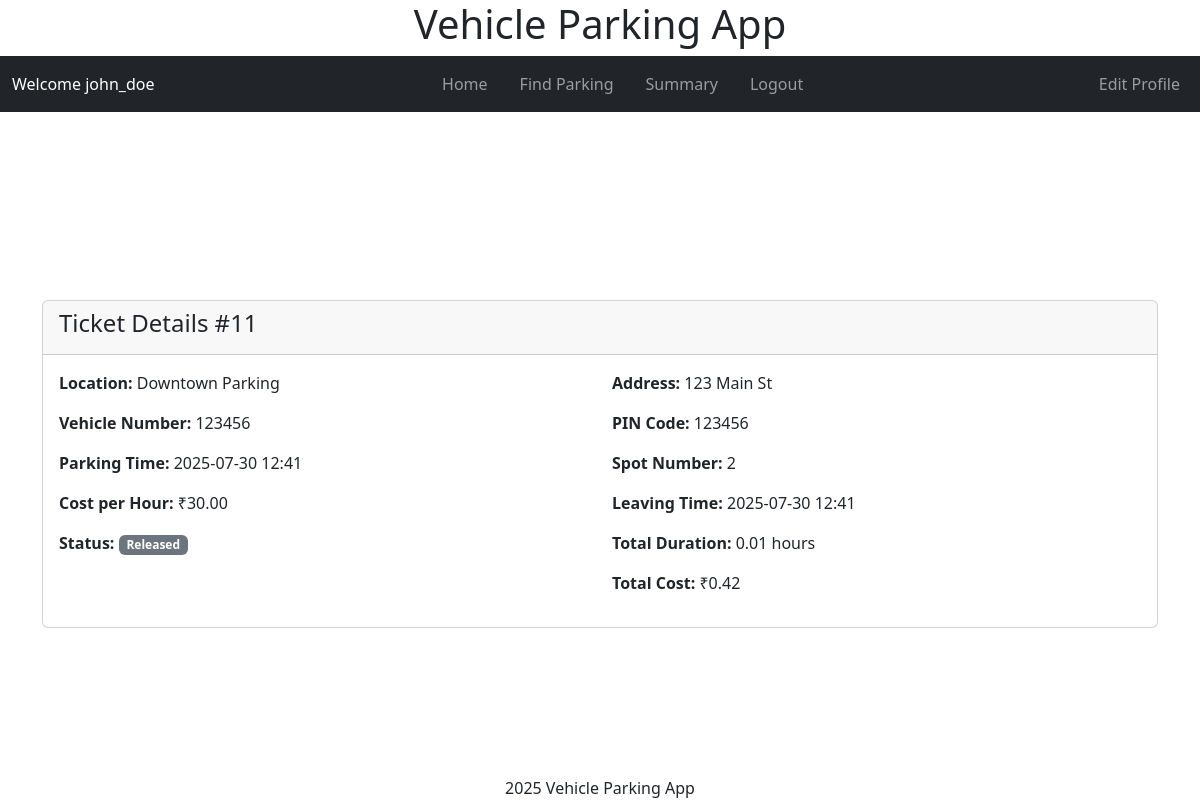
The app's page /user/view_ticket/11 (signed in), older data.
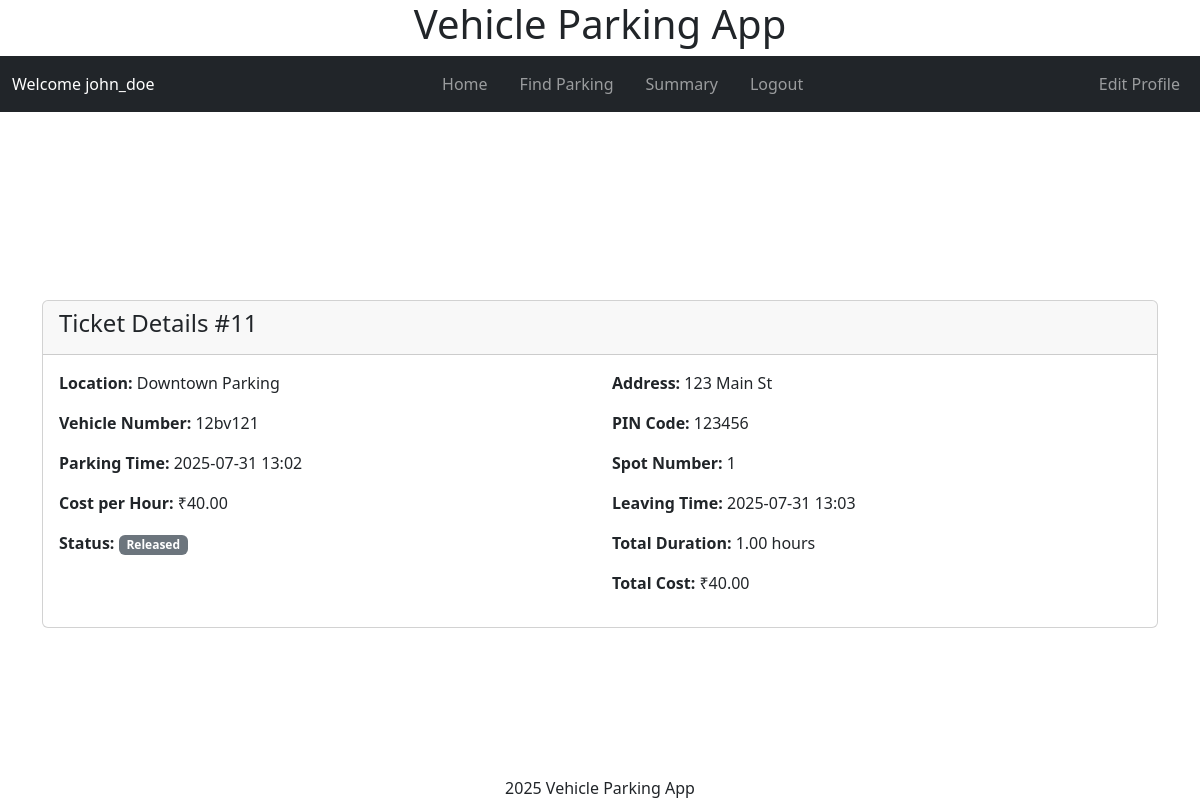
The same page, newer data.
### models/models.py (models this page shows, shortened)
class Ticket(db.Model):
    id = db.Column(db.Integer, primary_key=True)
    active = db.Column(db.Boolean, default=True, nullable=False)
    spot_id = db.Column(db.Integer, db.ForeignKey('parking_spot.id'), nullable=False)
    user_id = db.Column(db.Integer, db.ForeignKey('user.id'), nullable=False)
    vehicle_number = db.Column(db.String(20), nullable=False)
    parking_timestamp = db.Column(db.DateTime, nullable=False)
    leaving_timestamp = db.Column(db.DateTime)
    duration = db.Column(db.Float)
    total_cost = db.Column(db.Numeric(10, 2))
    parking_cost_per_unit_time = db.Column(db.Numeric(8, 2), nullable=False)

class ParkingSpot(db.Model):
    id = db.Column(db.Integer, primary_key=True)
    lot_id = db.Column(db.Integer, db.ForeignKey('parking_lot.id'), nullable=False)
    status = db.Column(db.String(1), nullable=False, default='A')
    tickets = db.relationship('Ticket', backref='spot', lazy=True,
                            cascade='all, delete-orphan')

### controllers/user_controllers.py (the view)
@app.route('/user/view_ticket/<int:ticket_id>')
@user_required
def view_ticket(ticket_id):
    ticket = Ticket.query.get_or_404(ticket_id)
    if ticket.user_id != current_user.id:
        flash('Unauthorized access', 'error')
        return redirect(url_for('user_dashboard'))
    return render_template('user/view_ticket.html', ticket=ticket, user=current_user.username)

### app.py (called while the page is built)
def create_app():
    app = Flask(__name__)
    app.config.from_object(LocalDevelopmentConfig)
    db.init_app(app)
    login_manager = LoginManager()
    login_manager.init_app(app)
    from models.models import User
    @login_manager.user_loader
    def load_user(user_id):
        return User.query.get(int(user_id))
    app.app_context().push()
    return app

### controllers/user_controllers.py (called while the page is built)
def user_required(f):
    @wraps(f)
    def decorated_function(*args, **kwargs):
        if not current_user.is_authenticated:
            flash('Please login to access this page.', 'warning')
            return redirect(url_for('login'))
        if current_user.is_admin:
            flash('This page is only accessible to regular users.', 'warning')
            return redirect(url_for('admin_dashboard'))
        return f(*args, **kwargs)
    return decorated_function

### templates/user/view_ticket.html (shortened to what this page needs)
{% extends "layout.html" %}
{% block header %}
    {% include "user/navbar.html" with context %}
{% endblock header %}
{% block content %}
<div class="container mt-4">
    <div class="card">
        <div class="card-header">
            <h4>Ticket Details #{{ ticket.id }}</h4>
        </div>
        <div class="card-body">
            <div class="row">
                <div class="col-md-6">
                    <p><strong>Location:</strong> {{ ticket.spot.lot.prime_location_name }}</p>
                    <p><strong>Vehicle Number:</strong> {{ ticket.vehicle_number }}</p>
                    <p><strong>Parking Time:</strong> {{ ticket.parking_timestamp.strftime('%Y-%m-%d %H:%M') }}</p>
                    <p><strong>Cost per Hour:</strong> ₹{{ ticket.parking_cost_per_unit_time }}</p>
                    <p><strong>Status:</strong>
                        {% if ticket.leaving_timestamp %}
                            <span class="badge bg-secondary">Released</span>
                        {% else %}
                            <span class="badge bg-success">Active</span>
                        {% endif %}
                    </p>
                </div>
                <div class="col-md-6">
                    <p><strong>Address:</strong> {{ ticket.spot.lot.address }}</p>
                    <p><strong>PIN Code:</strong> {{ ticket.spot.lot.pin_code }}</p>
                    <p><strong>Spot Number:</strong> {{ ticket.spot.id }}</p>
                    {% if ticket.leaving_timestamp %}
                        <p><strong>Leaving Time:</strong> {{ ticket.leaving_timestamp.strftime('%Y-%m-%d %H:%M') }}</p>
                        <p><strong>Total Duration:</strong> {{ "%.2f"|format(ticket.duration) }} hours</p>
                        <p><strong>Total Cost:</strong> ₹{{ "%.2f"|format(ticket.total_cost) }}</p>
                    {% endif %}
                </div>
            </div>
        </div>
    </div>
</div>
{% endblock %}

Row changes from the older to the newer data that the page shows:
no longer on this page (row unchanged): ParkingSpot: spot.id "2"
changed Ticket id 11: vehicle_number "123456" → "12bv121"; parking_timestamp "2025-07-30 12:41" → "2025-07-31 13:02"; parking_cost_per_unit_time "30.00" → "40.00"; leaving_timestamp "2025-07-30 12:41" → "2025-07-31 13:03"; duration "0.01" → "1.00"; total_cost "0.42" → "40.00"
added ParkingSpot: spot.id "1"
